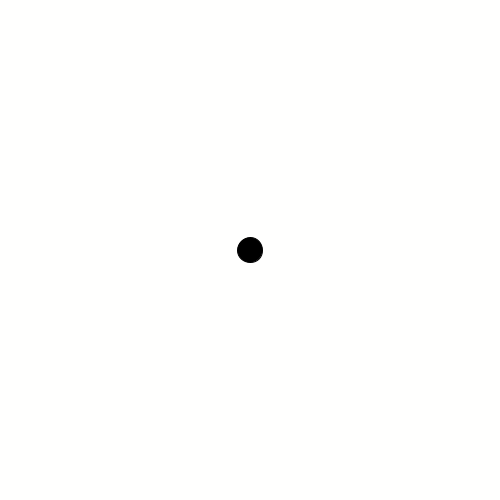
Frame 1 (no input)
Frame 60 (the mouse pressed at the canvas centre just before this capture): identical to frame 1, image omitted
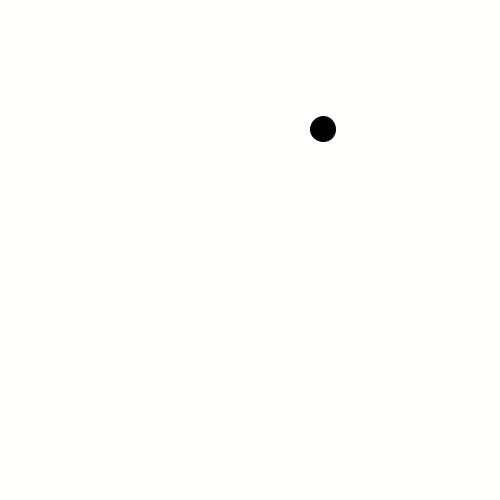
Frame 120 (the mouse held since frame 60 and released just before this capture)

The Processing sketch that drew these frames (run headless with seeded random() and noise(); from frame 60 on, the mouse is pressed at the canvas centre):

// Processing sketch: slippery_dot
// ── slippery_dot.pde
/*** When you are done, this program will draw an ellipse 
     that jumps to new location each time you click on it.
***/
 
 // 1. Create three integer variables to represent the x, y, and the size of the ellipse
    int x = 250;
    int y = 250;
    int s = 25;
    
    void setup() {
      // 2. Set the size of your sketch
      size(500, 500);
    
    }
    
    void draw() {
    
      // 3. Set the background color of your sketch
      background(255, 255, 254);
      // 4. Draw an ellipse using the variables created at the top of the sketch for the location and size of your ellipse. 
      //    Make sure it fits in the window. Change the variables if it does not.
    fill(#000000);
    ellipse(x, y, s, s);
    
    }
    
    /******** This method gets called automatically when you press the mouse ************/
    void mousePressed() {
      //5. Create an integer variable called distance
     
      //6. The getDistanceFromMouse() method below returns a number.
      //   Set the value of your distance variable to the value returned by the getDistance method
      //   You will need to pass the x and y location of your ellipse to this method.
      int distance = getDistanceFromMouse(x, y);
          
      //7.  Use an if statement to check if your distance variable is < the radius of the ellipse
      //    If it is, make a new x AND y for the ellipse, for a new random location on the window
      //    Hint: Use code like this      x = (int) random(width);
      if (distance < x) {
        if (distance < y) {
        x = (int) random(width);
        y = (int) random(width);
        }
      }
      
    }
    
    /********  This method gives you the number of pixels between the mouse and the x,y point ***********/
    int getDistanceFromMouse(int x, int y) {
      return (int)Math.sqrt(Math.pow((mouseX-x),2) + Math.pow((mouseY-y),2));
    }
